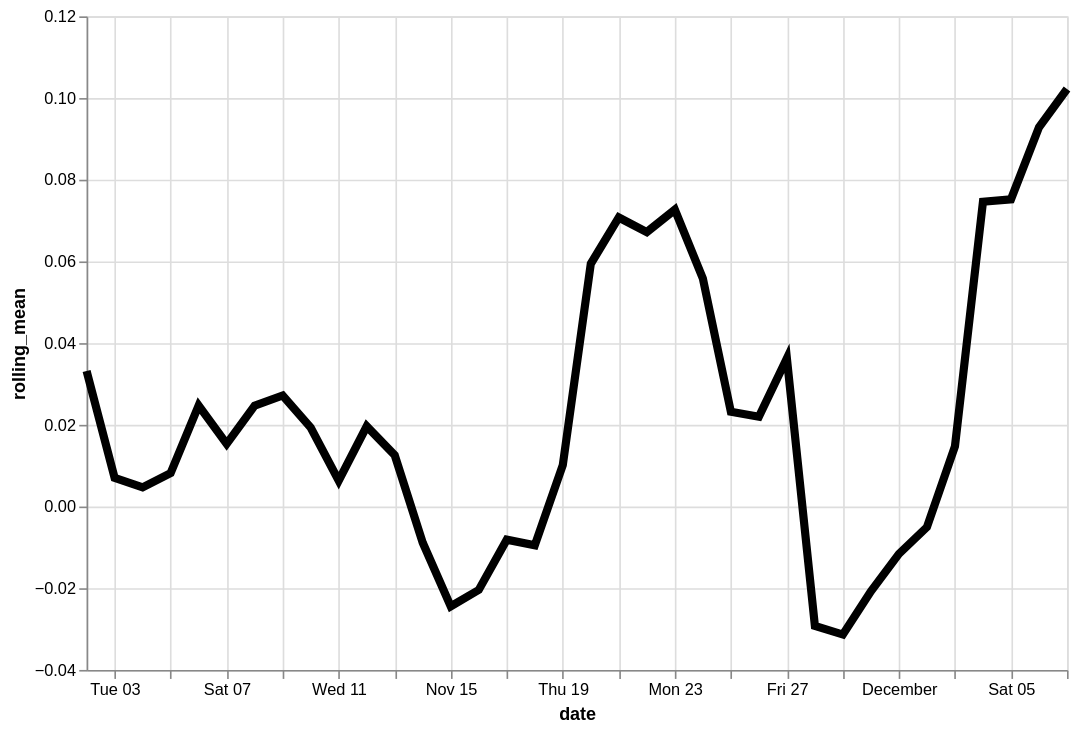

Write the Vega-Lite specification saved for this chart.
### Vega-Lite specification from a JSON file in a GitHub repository (floating-point values rounded to 4 significant figures)
{"config": {"view": {"continuousWidth": 400, "continuousHeight": 300}}, "data": {"name": "data-3573779278492d20577105d1092ba7f8"}, "mark": {"type": "line", "color": "black", "size": 5}, "encoding": {"x": {"type": "temporal", "field": "date"}, "y": {"type": "quantitative", "field": "rolling_mean"}}, "height": 400, "transform": [{"window": [{"op": "mean", "field": "residual", "as": "rolling_mean"}], "frame": [-4, 3]}], "width": 600, "$schema": "https://vega.github.io/schema/vega-lite/v4.8.1.json", "datasets": {"data-3573779278492d20577105d1092ba7f8": [{"date": "2020-11-02", "residual": 0.1202}, {"date": "2020-11-03", "residual": -0.02993}, {"date": "2020-11-04", "residual": 0.003297}, {"date": "2020-11-05", "residual": 0.03919}, {"date": "2020-11-06", "residual": -0.0975}, {"date": "2020-11-07", "residual": -0.007076}, {"date": "2020-11-08", "residual": 0.02909}, {"date": "2020-11-09", "residual": 0.1405}, {"date": "2020-11-10", "residual": 0.04523}, {"date": "2020-11-11", "residual": 0.04486}, {"date": "2020-11-12", "residual": 0.0231}, {"date": "2020-11-13", "residual": -0.02352}, {"date": "2020-11-14", "residual": -0.2015}, {"date": "2020-11-15", "residual": 0.09931}, {"date": "2020-11-16", "residual": -0.02758}, {"date": "2020-11-17", "residual": -0.03082}, {"date": "2020-11-18", "residual": -0.07935}, {"date": "2020-11-19", "residual": 0.07705}, {"date": "2020-11-20", "residual": 0.1215}, {"date": "2020-11-21", "residual": -0.03465}, {"date": "2020-11-22", "residual": -0.04419}, {"date": "2020-11-23", "residual": 0.4934}, {"date": "2020-11-24", "residual": 0.06302}, {"date": "2020-11-25", "residual": -0.05931}, {"date": "2020-11-26", "residual": -0.03561}, {"date": "2020-11-27", "residual": -0.05742}, {"date": "2020-11-28", "residual": -0.1397}, {"date": "2020-11-29", "residual": -0.04441}, {"date": "2020-11-30", "residual": 0.07044}, {"date": "2020-12-01", "residual": -0.03061}, {"date": "2020-12-02", "residual": 0.04602}, {"date": "2020-12-03", "residual": 0.02534}, {"date": "2020-12-04", "residual": 0.0377}, {"date": "2020-12-05", "residual": -0.004989}, {"date": "2020-12-06", "residual": 0.01845}, {"date": "2020-12-07", "residual": 0.4346}]}}
